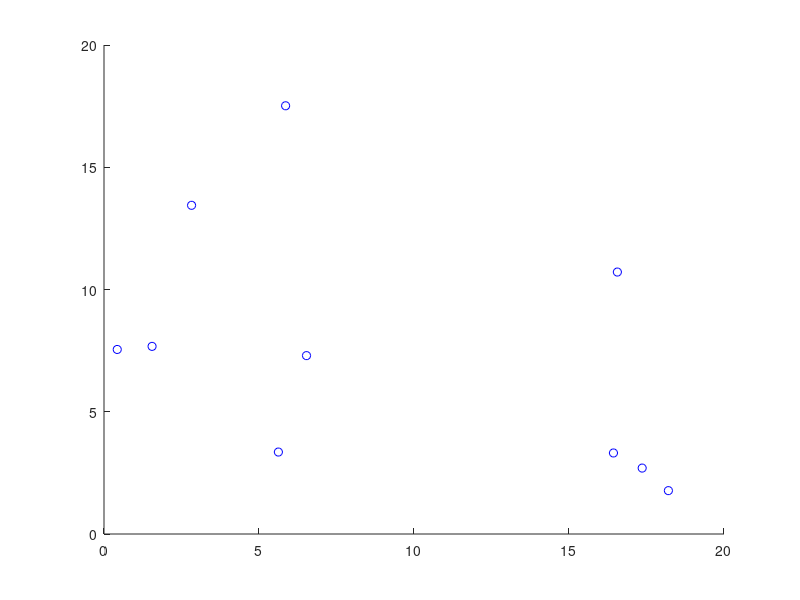

Reproduce this figure in MATLAB. (Note: this script raises an error after producing the figure.)
NP=10;
NC = 8;
T=1;
xP=rand(1,NP)*20;
yP = rand(1,NP)*20;
v= rand(1,NP)*2;
xC=rand(1,NC)*20;
yC = rand(1,NC)*20;
figure()
scatter(xP,yP,'b');
h = labelpoints (xP, yP,v, 'FontSize', 11.5, 'Color', 'k');
hold on;
scatter(xC,yC);
grid on;
csvwrite('InM1.csv',[NP NC T]);
csvwrite('InM1.csv',[xP' yP' v']);
csvwrite('InM1.csv',[xC' yC']);